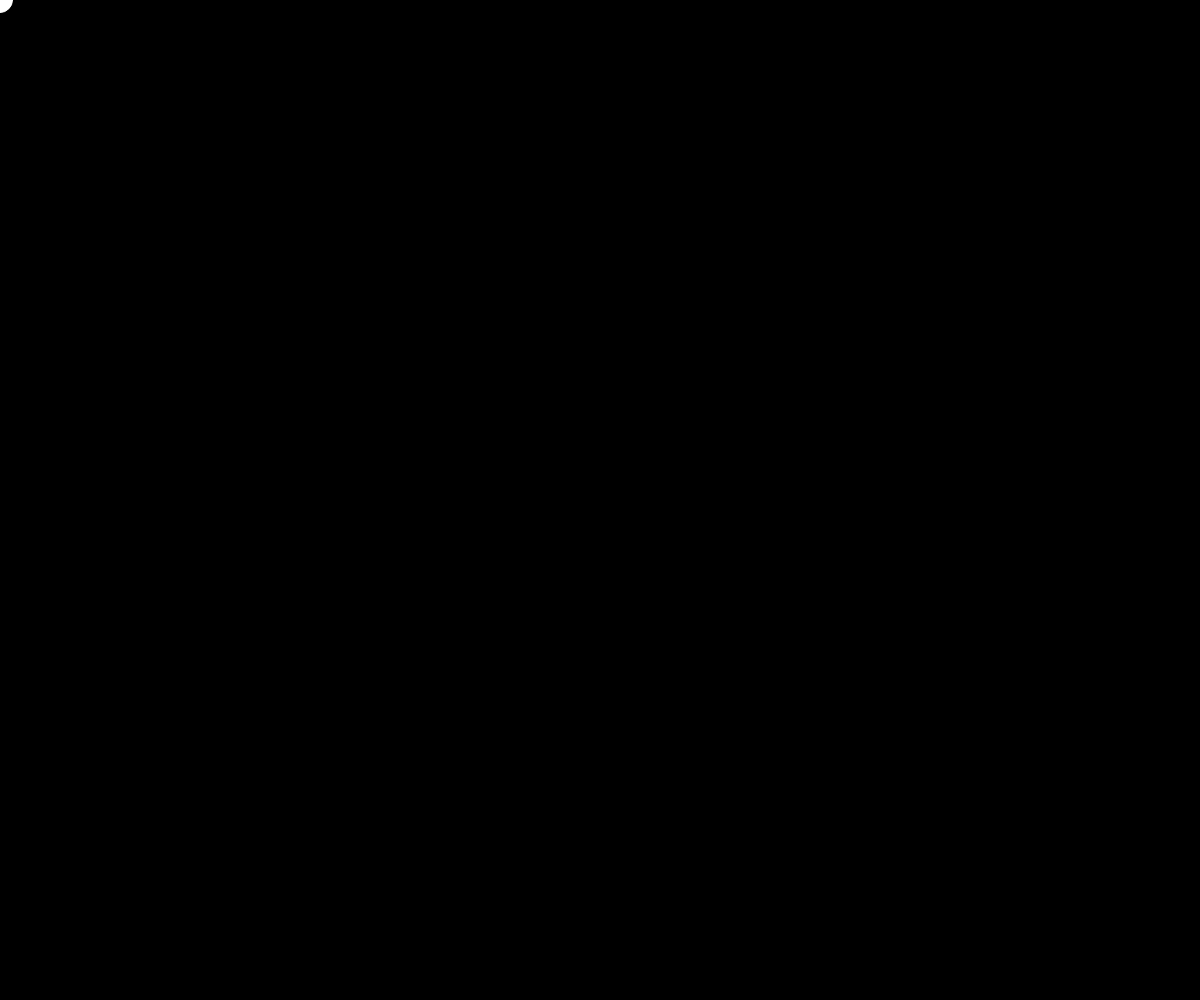
Frame 1 (no input)
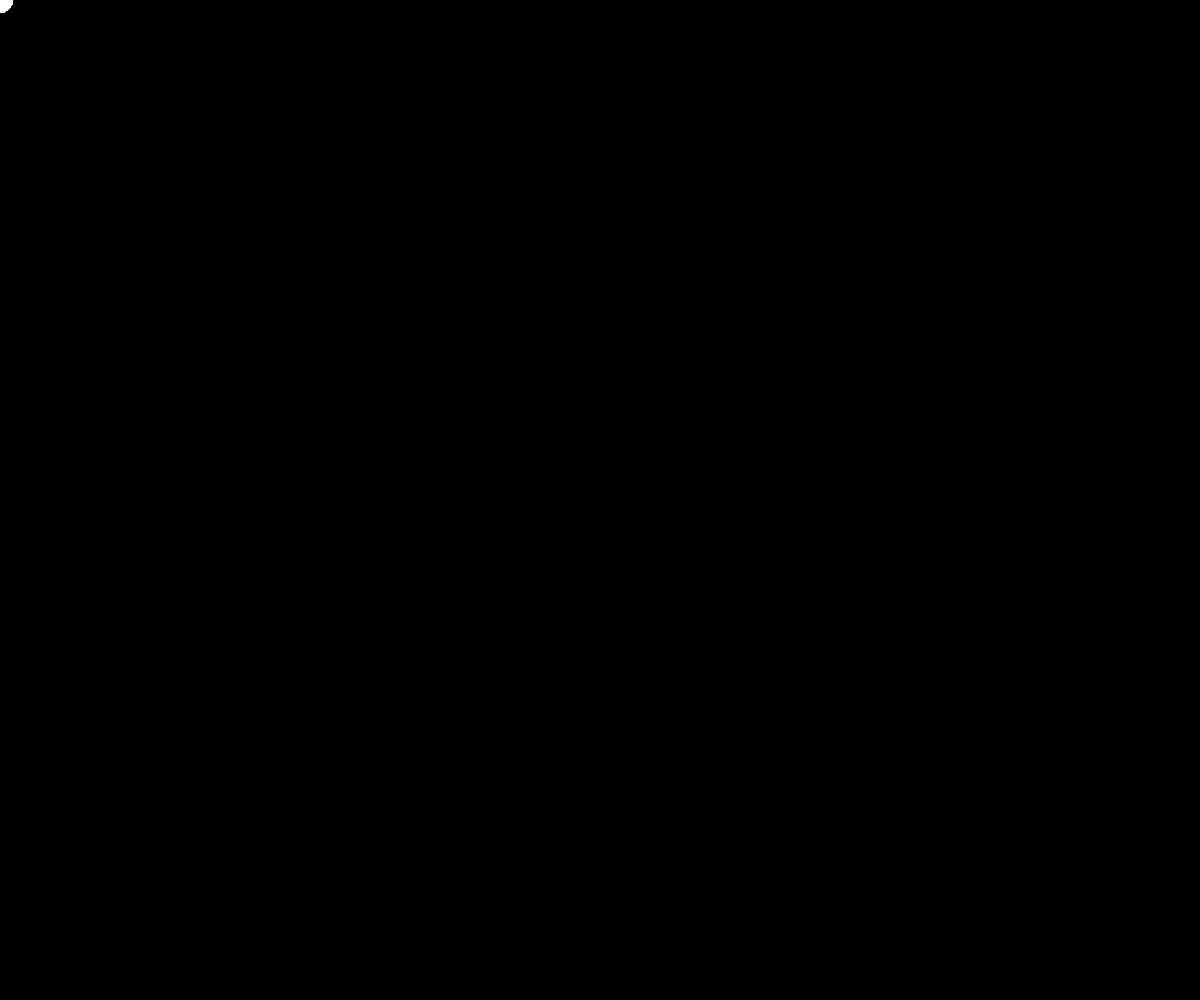
Frame 60 (no input)
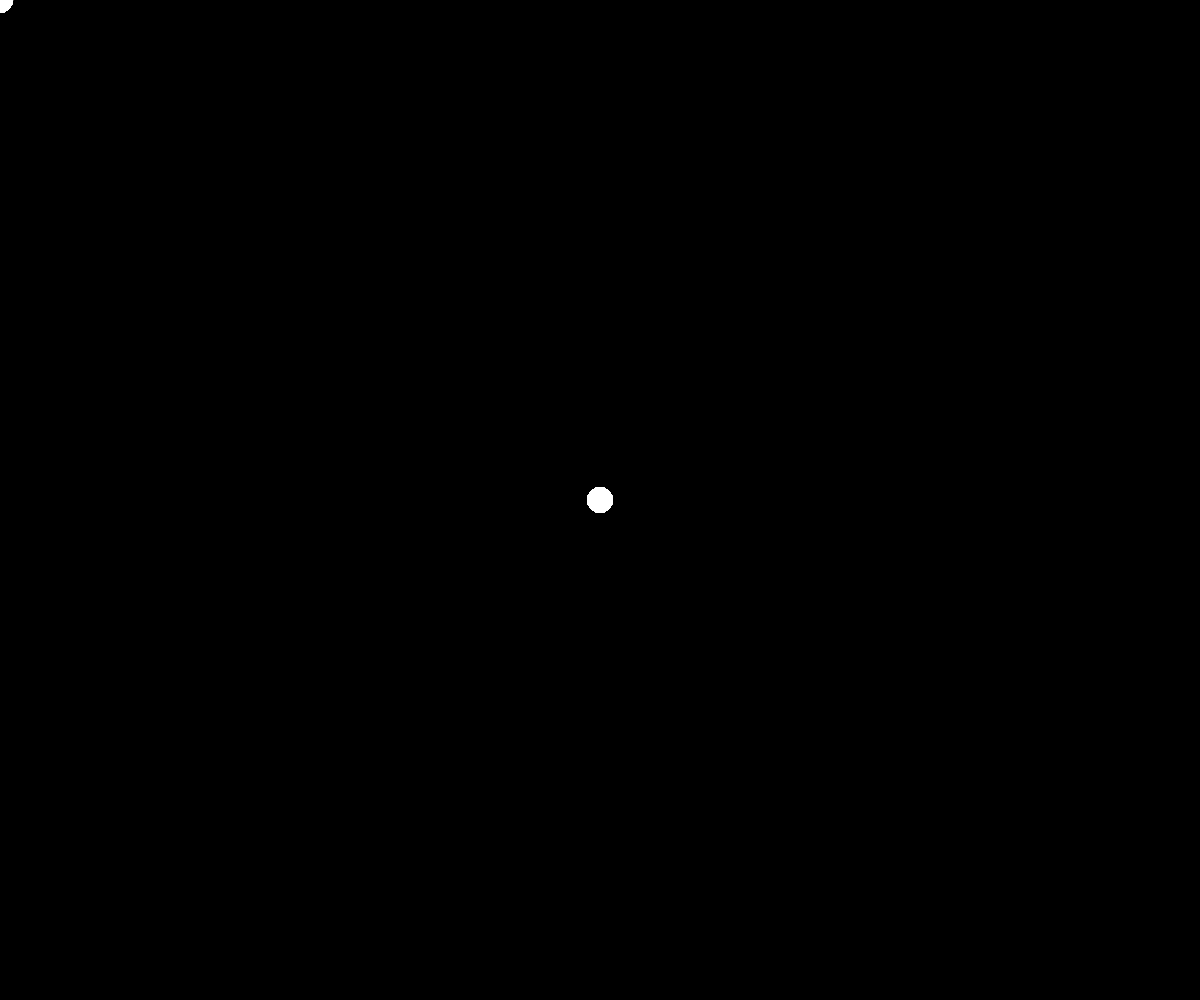
Frame 120 (the mouse pressed at the canvas centre since frame 60)

The p5.js sketch that drew these frames (run headless with seeded random() and noise() and a simulated clock; from frame 60 on, the mouse is pressed at the canvas centre):

// p5.js sketch
// ── sketch.js
function setup() {
  createCanvas(windowWidth, windowHeight);
  background(0);
}

function draw() {
  stroke(255);
  circle(mouseX,mouseY,25);
}
